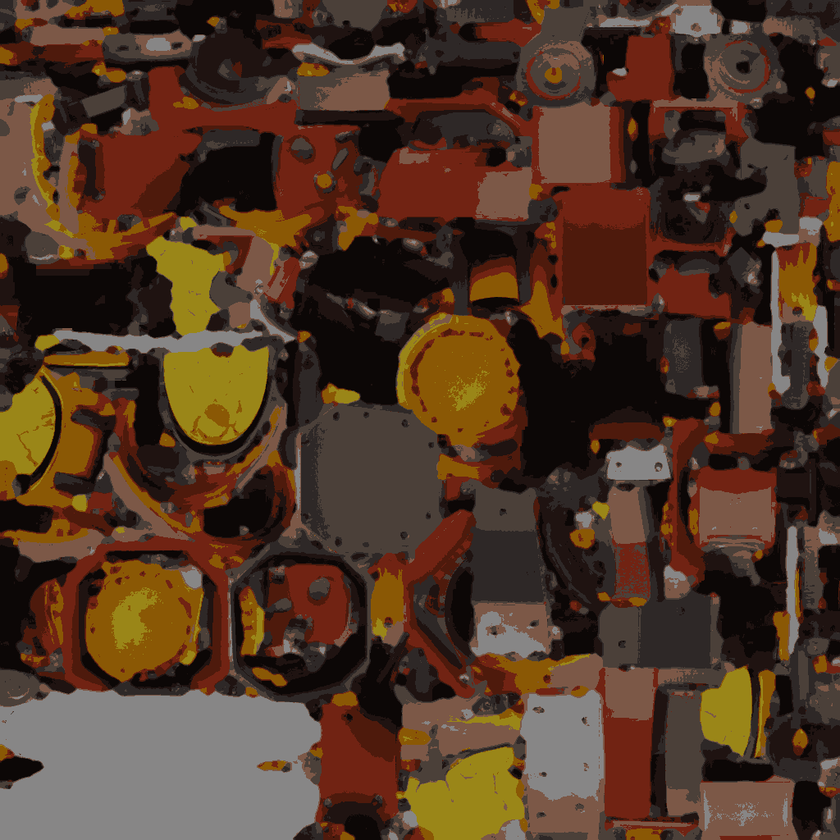
#> input picture art/parts_gen/ar_hammer_Image_0.png, 840 x 840 px, shrunk from 1024 x 1024 before the run
$ python grab_crop.py ../../art/parts_gen/ar_hammer_Image_0.png ../../art/parts_gen/ar_saw_Image_0.png
#> lines starting #> are read from the running program, lines starting #| are printed output that depends on the picture
"""051: turns a browser capture of one generated image (chatgpt_show.js) into a concept PNG:
drops the window's dark bands at the edges, crops to the drawing (non-white pixels), and pads it
onto a white square. Usage: python3 tools/gen3d/grab_crop.py <capture.jpg> <out.png>"""
import sys
from PIL import Image, ImageChops

src, out = sys.argv[1], sys.argv[2]
im = Image.open(src).convert("RGB")
#> im is the input picture: PIL image 840x840 RGB; mean R, G, B 80.1, 54.8, 37.8
w, h = im.size
#> w = 840; h = 840
px = im.load()

def dark_row(y):
    return sum(1 for x in range(0, w, 7) if sum(px[x, y]) < 120) > 0.9 * (w / 7)

bottom = h
#> bottom = 840
while bottom > 0 and dark_row(bottom - 1):
    bottom -= 1
#> after the loop, bottom = 840
top = 0
#> top = 0
while top < bottom and dark_row(top):
    top += 1
#> this loop made 0 passes
#> after the loop, top = 0
im = im.crop((0, top, w, bottom))
# The drawing: anything clearly off white.
diff = ImageChops.difference(im, Image.new("RGB", im.size, (255, 255, 255))).convert("L").point(lambda v: 255 if v > 24 else 0)
#> diff: PIL image 840x840 L; every value is 255
box = diff.getbbox()
#> box = (0, 0, 840, 840)
art = im.crop(box)
side = int(max(art.size) * 1.12)
#> side = 940
sheet = Image.new("RGB", (side, side), (255, 255, 255))
#> sheet: PIL image 940x940 RGB; every value is 255
sheet.paste(art, ((side - art.size[0]) // 2, (side - art.size[1]) // 2))
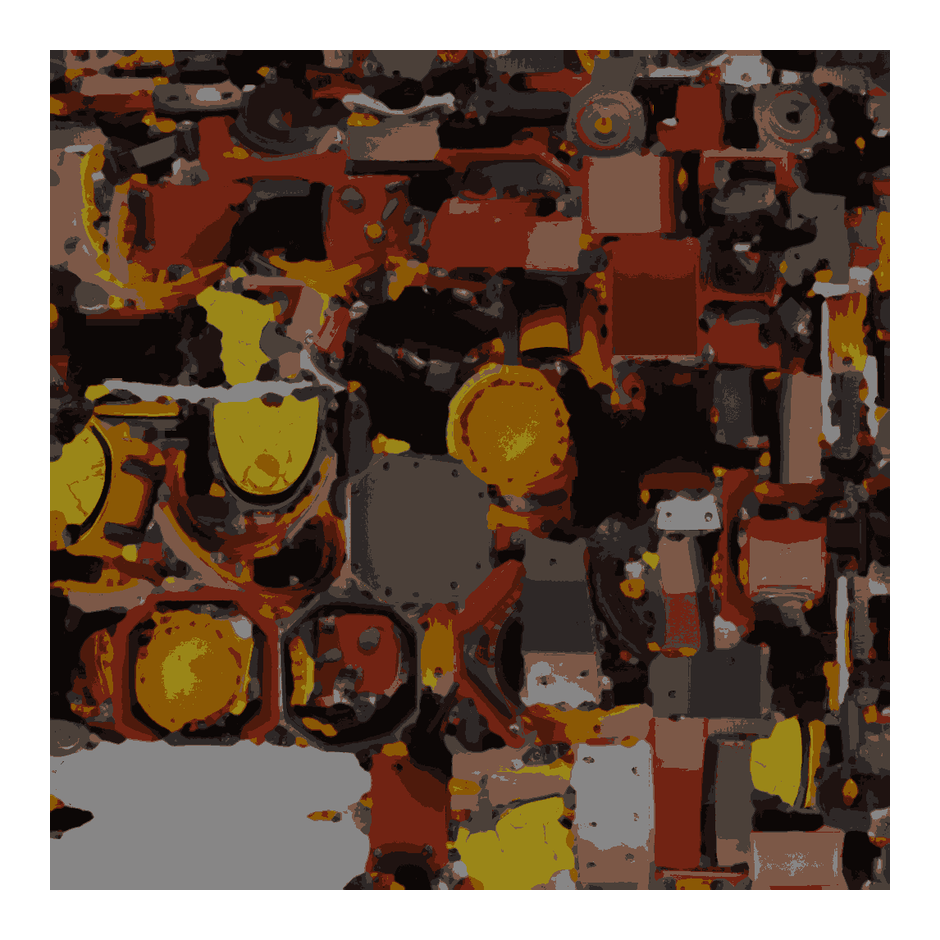
#> sheet: PIL image 940x940 RGB; mean R, G, B 115.3, 95.2, 81.5
sheet.save(out)
print("%s: %dx%d drawing -> %dx%d" % (out, art.size[0], art.size[1], side, side))
#| ../../art/parts_gen/ar_saw_Image_0.png: 840x840 drawing -> 940x940

$ run again, on art/parts_gen/ch_brute_Image_0.png
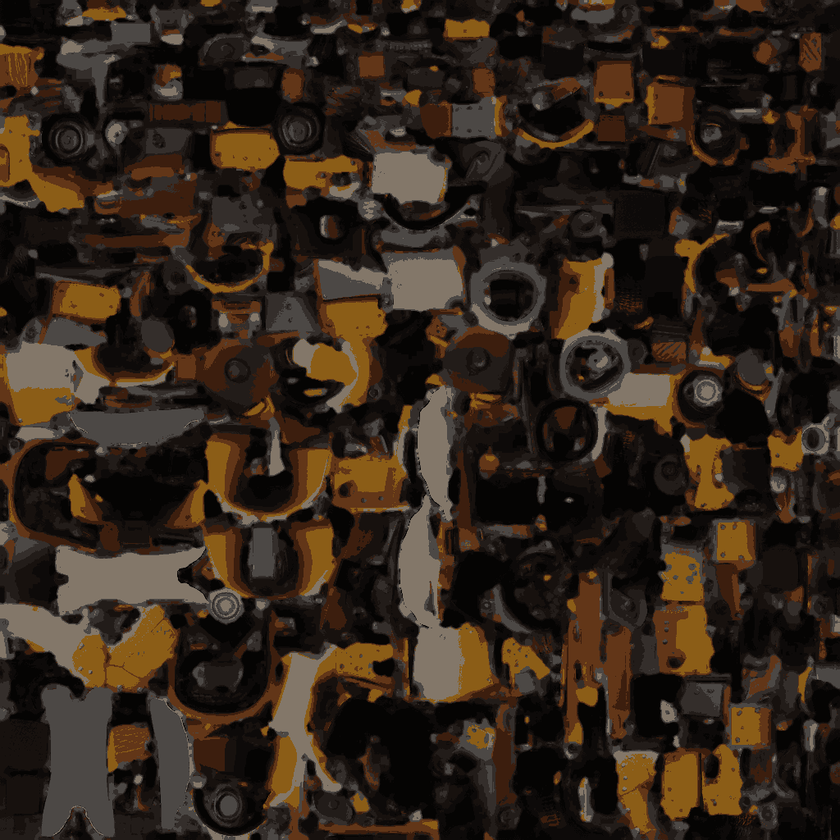
#> input picture art/parts_gen/ch_brute_Image_0.png, 840 x 840 px, shrunk from 1024 x 1024 before the run
#> im is the input picture: PIL image 840x840 RGB; mean R, G, B 50.1, 37.5, 26.4
#> `top = 0`: top = 0
#> diff: PIL image 840x840 L; every value is 255
#> box = (0, 0, 840, 840)
#> `sheet.paste(art, ((side - art.size[0]) // 2, (side - art.size[1]) // 2))`:
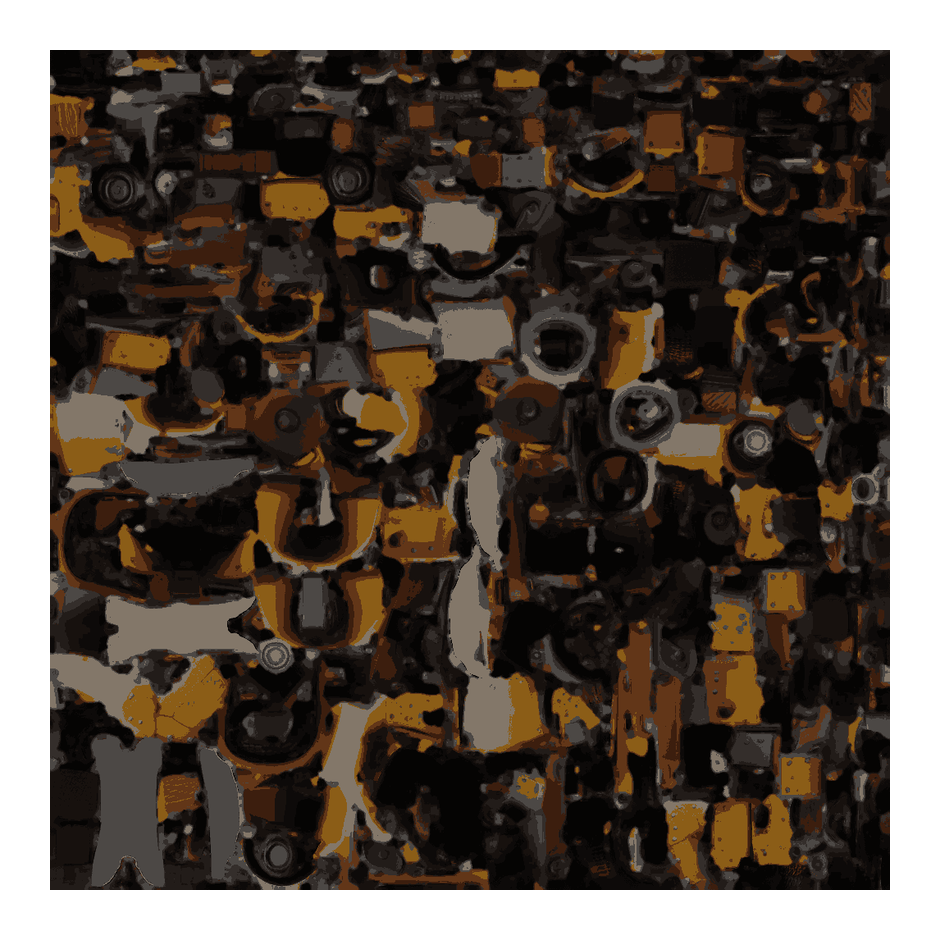
#> sheet: PIL image 940x940 RGB; mean R, G, B 91.4, 81.3, 72.5
#| ../../art/parts_gen/ch_brute_Image_0.png: 840x840 drawing -> 940x940

$ run again, on art/parts_gen/co_slug_Image_0.png
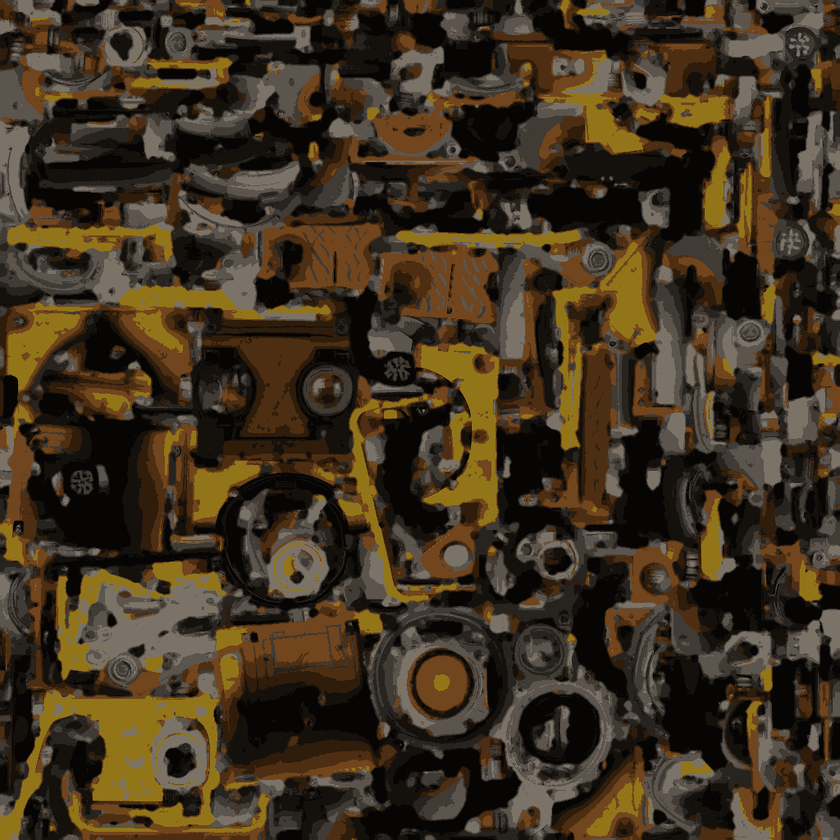
#> input picture art/parts_gen/co_slug_Image_0.png, 840 x 840 px, shrunk from 1024 x 1024 before the run
#> im is the input picture: PIL image 840x840 RGB; mean R, G, B 63.7, 50.4, 32.2
#> `top = 0`: top = 0
#> diff: PIL image 840x840 L; every value is 255
#> box = (0, 0, 840, 840)
#> `sheet.paste(art, ((side - art.size[0]) // 2, (side - art.size[1]) // 2))`:
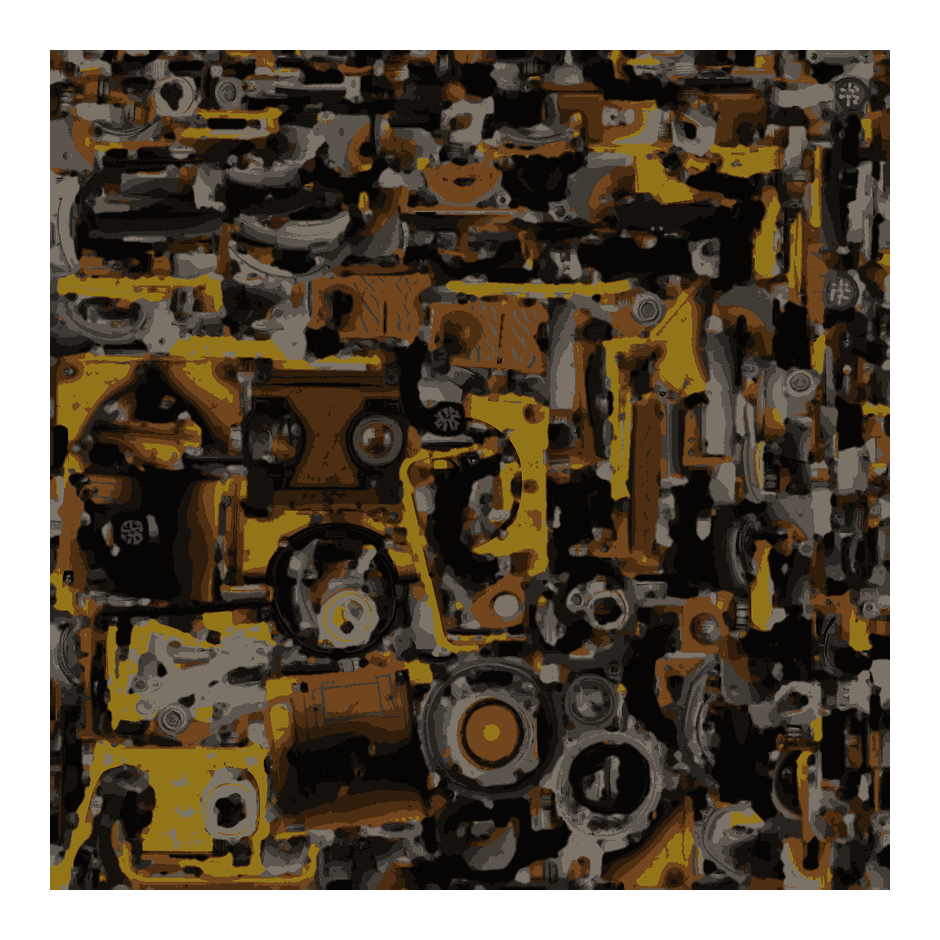
#> sheet: PIL image 940x940 RGB; mean R, G, B 102.2, 91.6, 77.1
#| ../../art/parts_gen/co_slug_Image_0.png: 840x840 drawing -> 940x940

$ run again, on art/parts_gen/mo_scavenger_Image_0.png
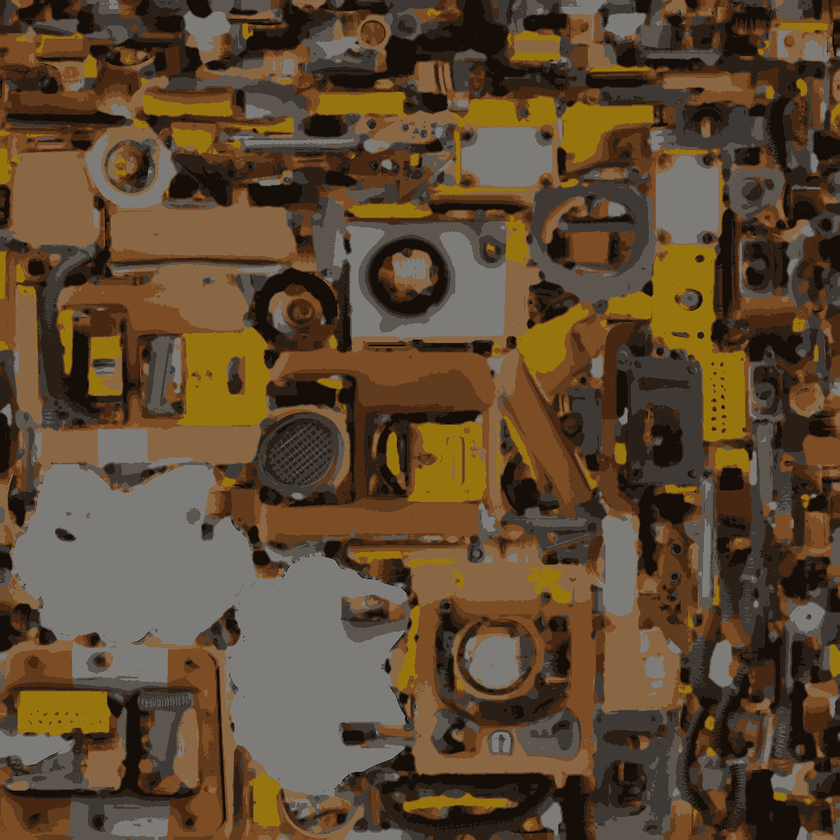
#> input picture art/parts_gen/mo_scavenger_Image_0.png, 840 x 840 px, shrunk from 1024 x 1024 before the run
#> im is the input picture: PIL image 840x840 RGB; mean R, G, B 93.4, 73.1, 50.2
#> `top = 0`: top = 0
#> diff: PIL image 840x840 L; every value is 255
#> box = (0, 0, 840, 840)
#> `sheet.paste(art, ((side - art.size[0]) // 2, (side - art.size[1]) // 2))`:
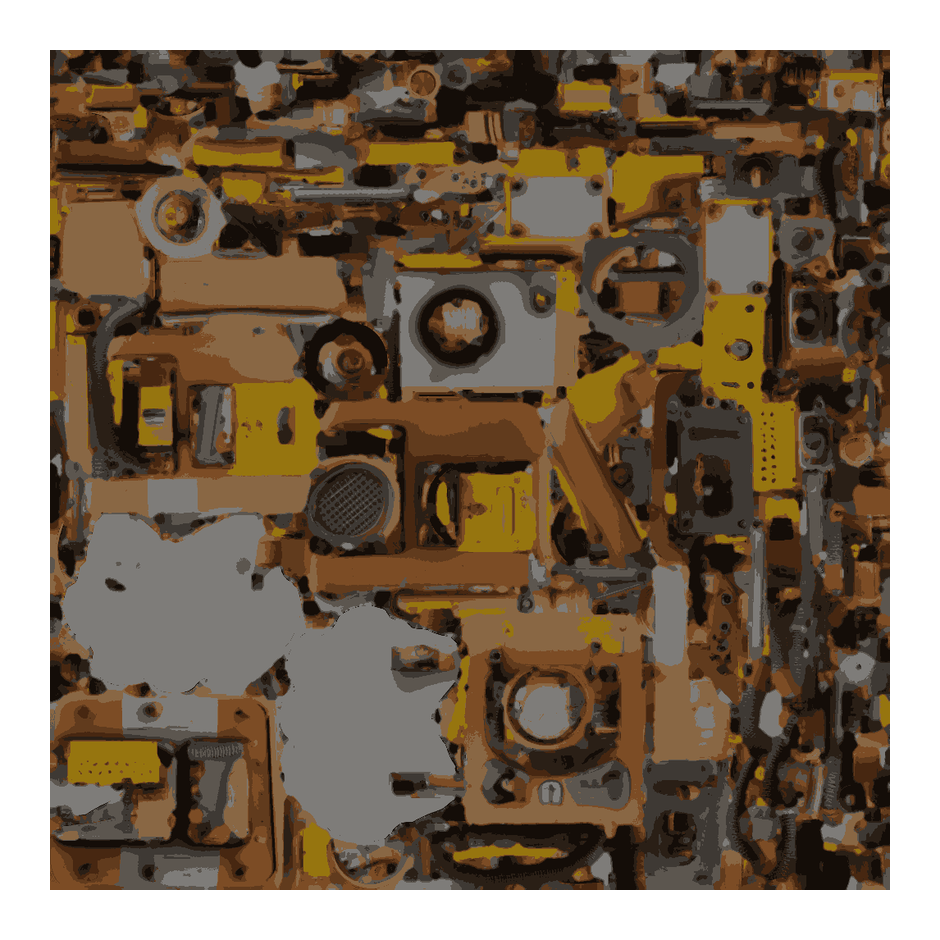
#> sheet: PIL image 940x940 RGB; mean R, G, B 126, 109.7, 91.4
#| ../../art/parts_gen/mo_scavenger_Image_0.png: 840x840 drawing -> 940x940
